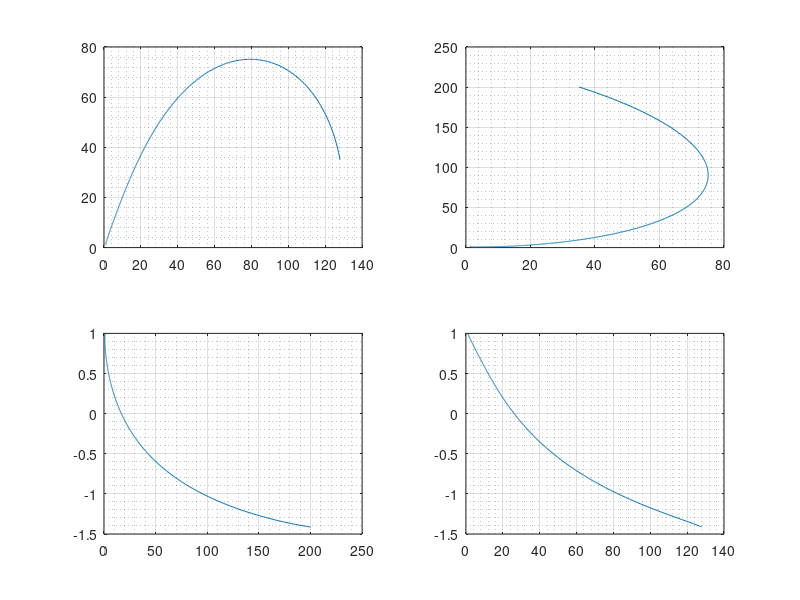

The MATLAB script that drew this image: (Note: this script raises an error after producing the figure.)
clear; close all; clc;
tic
h = 0.0001;     % Tamanio de paso

% Parametros
a = 40.0;
b = 90.0;
c = 16.0;
d = 15.0;

z1 = [];
z2 = [];
z3 = [];
z4 = [];
z5 = [];
data = [];

% Asignacion de condicion inicial
ini_cond = [1.0 1.0 1.0 1.0 1.0]';    % Condiciones iniciales
z1(1) = ini_cond(1);
z2(1) = ini_cond(2);
z3(1) = ini_cond(3);
z4(1) = ini_cond(4);
z5(5) = ini_cond(5);

% Algoritmo forward euler
for i = 1:1000
    % Operacioness 
    op11 = z2(i)-z1(i);         
    op12 = a*op11;              
    op13 = z2(i)*z3(i);         
    op14 = op12 + op13;        
    op15 = op14 + z4(i);        
    op16 = op15*h;              
    z1(i+1) = z1(i) + op16;     % Listo
    
    
    op21 = b - z3(i);
    op22 = op21*z1(i);
    op23 = c*z4(i);
    op24 = op22 + op23;
    op25 = op24*h;              
    z2(i+1) = z2(i) + op25;     % Listo


    op31 = z1(i)*z1(i);
    op32 = z1(i)*z2(i); 
    op33 = op31 + op32;
    op34 = d*z3(i);
    op35 = op33 - op34;
    op36 = op35*h;
    z3(i+1) = z3(i) + op36;    % listo

    op41 = z5(i) - z2(i);
    op42 = op41*h;
    z4(i+1) = z4(i) + op42;  % Listo

    op51 = z5(i)*h;
    z5(i+1) =z5(i) - op51;

    data(i,:) = [z1(i+1),z2(i+1),z3(i+1),z4(i+1),z5(i+1),op11,op12,op13,op14,op15,op16,op21,op22,op23,op24,op25,op31,op32,op33,op34,op35,op36,op41,op42,op51];
end

% f = figure; f.Position(1:2) = [800 800]; % [right bottom]
subplot(2,2,1); plot(z1,z2); grid on; grid minor;
subplot(2,2,2); plot(z2,z3); grid on; grid minor;
subplot(2,2,3); plot(z3,z4); grid on; grid minor;
subplot(2,2,4); plot(z1,z4); grid on; grid minor;

check_max = max(data,[],'all');
check_min = min(data,[],'all');

toc
% Nota algo de suma importancia que acabo de notar es que dependiendo del 
% orden de las operaciones cambia el resultado, si realizamos primero la
% suma del parametro que tiene d z z2z3 el resultado cambia ligeeramente.
% 20,43